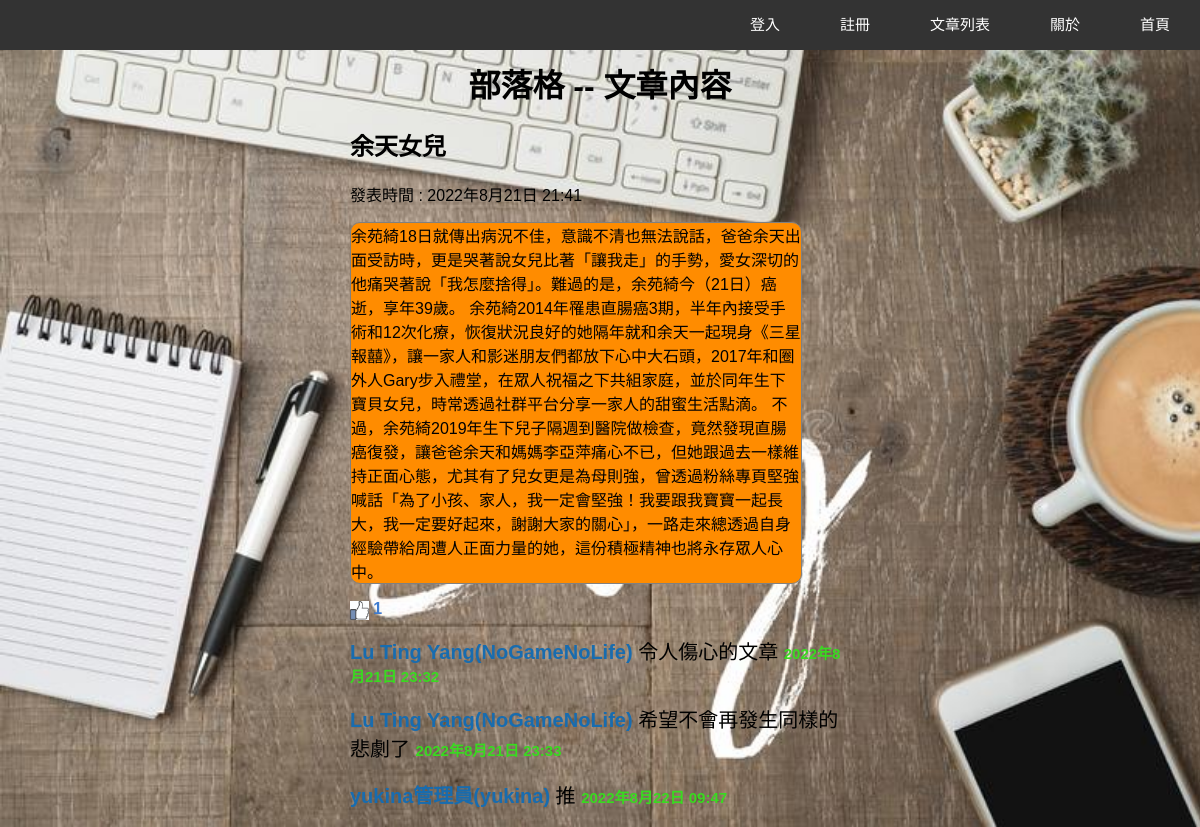
/articleRead/3/, run on the app's committed database.
### article/models.py (models this page shows, shortened)
class Article(models.Model):
    title = models.CharField(max_length=128, unique=True)
    content = models.TextField()
    pubDateTime = models.DateTimeField(auto_now_add=True)
    likes = models.ManyToManyField(User)
    class Meta:
        db_table = 'Articles'

class Comment(models.Model):
    article = models.ForeignKey(Article, on_delete=models.CASCADE)
    user = models.ForeignKey(User , on_delete=models.CASCADE)
    content = models.CharField(max_length=128)
    pubDateTime = models.DateTimeField(auto_now_add=True)
    class Meta:
        db_table = 'Comments'

### account/models.py (models this page shows)
class User(AbstractUser):
    fullName = models.CharField(max_length=128)
    website = models.URLField(blank=True, null=True)
    address = models.CharField(max_length=128, blank=True, null=True)
    def __str__(self):
        return self.fullName + "("+self.username+")"

### article/views.py (the view)
# urls.py: path('articleRead/<int:articleId>/', views.articleRead, name="articleRead"),
def articleRead(request, articleId):
    article = get_object_or_404(Article, id=articleId)
    context = {'article':article,
                'comments':Comment.objects.filter(article=article)}
    return render(request, 'articleRead.html', context)

### templates/articleRead.html (shortened to what this page needs)
{% extends "base.html" %}
{% load static %}
{% block heading %}文章內容{% endblock %}
{% block content %}
<link rel="stylesheet" href="{% static 'css/article.css' %}">
<div class="container">
    <h2 class="title">{{ article.title }}</h2>
            <p>發表時間 : {{ article.pubDateTime }}</p>
        <div class="articleContent">
            {{ article.content }}
        </div>
            <p class='like'>
                <img id="like" src="{% static 'img/like.png' %}" alt="like"> {{ article.likes.count }}
            </p>
        {% for comment in comments %}
            <div class="usercomment">
                <span class="commentAuthor">
                    {{ comment.user }}
                </span>
            {% if comment.user != user %}
                <span class="comment">
                    {{ comment.content }}
                </span>
            {% endif %}
                <span class="commentTime">
                    {{ comment.pubDateTime }}
                </span>
            </div>
        {% endfor %}
</div>
{% endblock %}

### static/css/main.css (style rules this page uses)
body { margin: 0; background: url('/static/img/background.jpg'); background-size: cover; font-family: Arial, Helvetica, sans-serif; }

### static/css/article.css (style rules this page uses)
div.container { margin-left: auto; margin-right: auto; width: 500px; }
.articleContent { background-color: darkorange; border: thin solid gray; border-radius: 10px; width: 450px; }
.like { font-weight: bold; color: #3e7bd1; }
img#like { vertical-align: middle; width: 0.5cm; height: 0.5cm; }
.usercomment, .commentAuthor { font-size: 0.7cm; }
.commentAuthor { font-weight: bold; color: #186caf; font-size: 20px; }
.commentTime { font-weight: bold; font-size: 15px; color: rgb(57, 218, 32); }
.comment { font-size: 20px; }

### data on the page
Article: title "余天女兒", pubDateTime "2022年8月21日 21:41", content "余苑綺18日就傳出病況不佳，意識不清也無法說話，爸爸余天出面受訪時，更是哭著說女兒比著「讓我走」的手勢，愛女深切的他痛哭著說「我怎麼捨得」。難過的是，余苑綺今（21日）癌逝，享年39歲。 余苑綺2014年罹患直腸癌3期，半年內接受手術和12次化療，恢復狀況良好的她隔年就和余天一起現身《三星報囍》，讓一家人和影迷朋友們都放下心中大石頭，2017年和圈外人Gary步入禮堂，在眾人祝福之下共組家庭，並於同年生下寶貝女兒，時常透過社群平台分享一家人的甜蜜生活點滴。 不過，余苑綺2019年生下兒子隔週到醫院做檢查，竟然發現直腸癌復發，讓爸爸余天和媽媽李亞萍痛心不已，但她跟過去一樣維持正面心態，尤其有了兒女更是為母則強，曾透過粉絲專頁堅強喊話「為了小孩、家人，我一定會堅強！我要跟我寶寶一起長大，我一定要好起來，謝謝大家的關心」，一路走來總透過自身經驗帶給周遭人正面力量的她，這份積極精神也將永存眾人心中。", likes.count "1"
Comment: user "Lu Ting Yang(NoGameNoLife)", content "令人傷心的文章", pubDateTime "2022年8月21日 23:32"
Comment: user "Lu Ting Yang(NoGameNoLife)", content "希望不會再發生同樣的悲劇了", pubDateTime "2022年8月21日 23:33"
Comment: user "yukina管理員(yukina)", content "推", pubDateTime "2022年8月22日 09:47"
